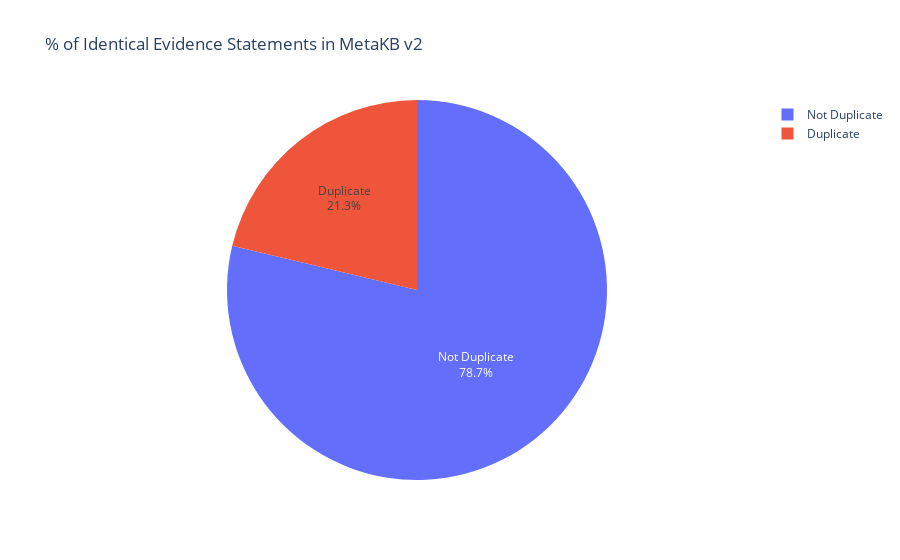

This figure's notebook cell:
### Code cell
fig = px.pie(data, values='counts', names='is_duplicate', title='% of Identical Evidence Statements in MetaKB v2')
fig.update_traces(textinfo='percent+label')
fig.show()
pio.write_image(fig, "Duplicate_statements_metakbv2_pie.png", format='png', width=800, height=800, scale=5)

### Figure 1 — Plotly figure (JSON) as saved in the notebook; plotly's stock layout.template omitted (floating-point values rounded to 4 significant figures; data arrays with more than 128 entries replaced by an {"elided": "..."} marker saying what was removed)
{"data": [{"domain": {"x": [0, 1], "y": [0, 1]}, "hovertemplate": "is_duplicate=%{label}<br>counts=%{value}<extra></extra>", "labels": {"elided": "993 str values"}, "legendgroup": "", "name": "", "showlegend": true, "textinfo": "percent+label", "type": "pie", "values": {"elided": "993 int values"}}], "layout": {"legend": {"tracegroupgap": 0}, "title": {"text": "% of Identical Evidence Statements in MetaKB v2"}}}
